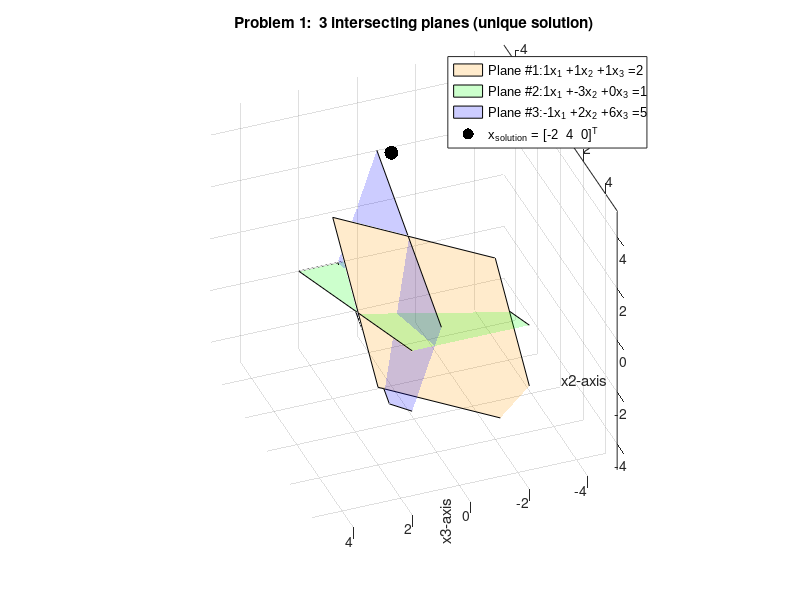

MATLAB code to generate this figure:







% \\\\\\\\\\\\\\\\\\\\\\\\\\\\\\\\\\\\\\\\\\\\\\\\\\\\\\\\\\\\\\\\\\\
%     Problem 2:  Plotting 3 intersecting planes 
%
% \\\\\\\\\\\\\\\\\\\\\\\\\\\\\\\\\\\\\\\\\\\\\\\\\\\\\\\\\\\\\\\\\


% -- Suppose we have an Ax = b equation, where A = (3 x 3), and it 
%    representes these 3 equations:


%   Plane #1:        x1  +  x2  +  x3  = 2
%   Plane #2:        x1  -  x2  + 2x3  = 3
%   Plane #3:       -x1  + 2x2  + 4x3  = 3

% -- Define matrix A 

A = [ 1  1  1 ;       % -- row vector r1
      1 -3  0 ;       % -- row vector r2
     -1  2  6 ]       % -- row vector r3

%    a1 a2 a3         % -- Column vectors a1, a2, a3


% -- Define target vector b
b = [ 2 1 5 ]'


% -- We can solve for x by using the \  command:

disp('The solution to our Ax = b problem is');
x = A\b


% \\\\\\\\\\\\\\\\\\\\\\\\\\\\\\\\\\\\\\\\\\\\\\\\\\\\\\\\\\
%
%   Task 1:    Drawing the 3 planes of interest
%
%   We will learn how to do this later when we talk about nullspace
%   solutions.  For now, just trust the code here =) 
%
%
%   Sub-tasks:
% ---------------------------------------------------
%
% -- 1.  Extract the row vectors r1, r2, r3 from matrix A
%
% -- 2.  Then, we will find the nullspace vectors to the equation
%                 r' * xn1  = 0
%                 r' * xn2  = 0 
%
% -- 3.  Then, will draw the plane spanned by the 2 nullspace vectors
%        xn1 and xn2
%
% \\\\\\\\\\\\\\\\\\\\\\\\\\\\\\\\\\\\\\\\\\\\\\\\\\\\\\\\\\


% -- Define my own color pallet

my_colormap = [ 1  0.6  0     ;   % --- orange
                0   1   0     ;   % --  green
                0   0   1 ];      % --  blue


% -- Create a new figure
figure;


% -- Forcing the new figure to have a certain size on your screen
%    and at a certain position
set(gcf, 'Position',  [100, 100, 700, 600])


% --  Iterate over each row vector r1, r2, r3

for count = 1:1:3

    r1 = A(count,:);    % -- Extract the row vector (r1, r2, r3)

    % -- First, we will auto-calculate the:
    %    a)  Particular solution:  my_xp
    %    b)  Nullspace vector #1:  my_xn1
    %    c)  Nullspace vector #2:  my_xn2
    
    
    xp  = [ b(count)       0  0 ]' / r1(1);
    xn1 = [ -r1(2)/r1(1)   1  0 ]' ;
    xn2 = [ -r1(3)/r1(1)   0  1 ]' ;


    % -- Then, we will plot the plane spanned by my_xn1
    %                                            my_xn2
    %    with the centroid of the plane at:      xp
     
    % -- Now, we will use the "patch" command to draw a 2D plane that
    %    represents the span{xn1, xn2}
    %
    %    These are the coordinates for the 4 corners of the plane
    %   
    %
    %    Point Q                                                Point M
    %
    %   2*(-xn1+xn2)       ----------------------------- 2*(xn1 + xn2)
    %                     |            |              |
    %                     |            |              |
    %                      <--------   xp --------------->   
    %                     |            |              |
    %    Point P          |            |              |         Point N
    %                     |            |              |    
    %  2*(-xn1-xn2)      -----------------------------2*(xn1 - xn22)
    %


    % -- We can change the size + scale of our plane by using this
    %    magnification factor
    
    my_scale = 2;


    % -- Compute the cooridnates for the 4 corners.  The data structure
    %    here looks like this:
    % 
    %                 Points: [   M       N        P          Q   ]  + xp
    % --------------------------------------------------------------------
    my_corners = my_scale .* [ xn1+xn2  xn1-xn2 -xn1-xn2  -xn1+xn2 ] + xp;

    % -- Plot the plane using the patch command  (# of vertices = 4)
    %
    % 
    % Syntax:  my_plothandle = patch( 'XData', [ xcoords ], 
    %                                 'YData', [ ycoords ],
    %                                 'ZData', [ zcoords ] );

    my_plane_plothandle(count) = patch('XData', my_corners(1,:), 'YData', my_corners(2,:), 'ZData', my_corners(3,:));
    set(my_plane_plothandle(count), 'FaceColor', my_colormap(count,:), 'FaceAlpha', 0.2)

    hold on;

end


% \\\\\\\\\\\\\\\\\\\\\\\\\\\\\\\\\\\\\\\\\\\\\\\\\\\\\\\\\\\
%  
%   Task #2:  Plot the solution vector x  (the answer) as a 
%             big black dot
%
%   ** You will have to change the "my_x" vector to have it
%      plotted correctly !!
%
% \\\\\\\\\\\\\\\\\\\\\\\\\\\\\\\\\\\\\\\\\\\\\\\\\\\\\\\\\\

% -- Define solution vector
x_solution = [ -2  4  0 ]';   %  <---  you need to change this !!


% -- Plot it as a black dot using the "plot3" command:

x_solution_plothandle = plot3( x_solution(1), x_solution(2), x_solution(3), '.');
set(x_solution_plothandle, 'Color', 'black', 'Markersize', 30);


% -- cosmetics for the plot
xmin = -5;
xmax = 5;
ymin = -5;
ymax = 5;
zmin = -5;
zmax = 5;

% -- Using "axis square" will ensure equally-spaced grid lines 
%    across all 3 axes x, y, z !! 

grid on;
axis([xmin xmax ymin ymax zmin zmax]);
axis square;

xlabel('x1-axis');
ylabel('x2-axis');
zlabel('x3-axis');
title('Problem 1:  3 intersecting planes (unique solution)');


% \\\\\\\\\\\\\\\\\\\\\\\\\\\\\\\\\\\\\\\\\\\\\\\\\\\\\\\\\\
% -- Create legend strings
% 
% -- We will extract the row vector numbers from matrix A using the
%    num2str( ) command !!
%                       
% \\\\\\\\\\\\\\\\\\\\\\\\\\\\\\\\\\\\\\\\\\\\\\\\\\\\\\\\\\

my_legend_strings = { };  % -- Initialize string matrix

for count = 1:1:3

    % -- Creat the legend strings for each plan
    %    Note:  "32"  =  space bar (in ASCII code)

    my_legend_strings{count} = strcat( 'Plane #', num2str(count), ':', 32, num2str(A(count,1)), 'x_1 + ', num2str(A(count,2)), 'x_2 + ', num2str(A(count,3)), 'x_3 = ', 32, num2str(b(count)));

end

% -- Then, add the 4th legend (the x = solution black dot)
 my_legend_strings{count+1}  = strcat( 'x_{solution} = [ ', 32, num2str(x_solution'), 32, ']^T'  );

% -- Plot the legend itself
%
%                                 plothandles         , string matrix
%                      -------------------------------------------------
my_legend_plothandle = legend( [ my_plane_plothandle   x_solution_plothandle  ], my_legend_strings);
set(my_legend_plothandle, 'FontName', 'Arial', 'Fontsize', 9);

% -- Release the hold on the plot
hold off;


% -- 3D camera position (so that you can view the 3D planes at a 
%    convenient perpsective)

campos([66.5824   49.0335   25.7390]);

